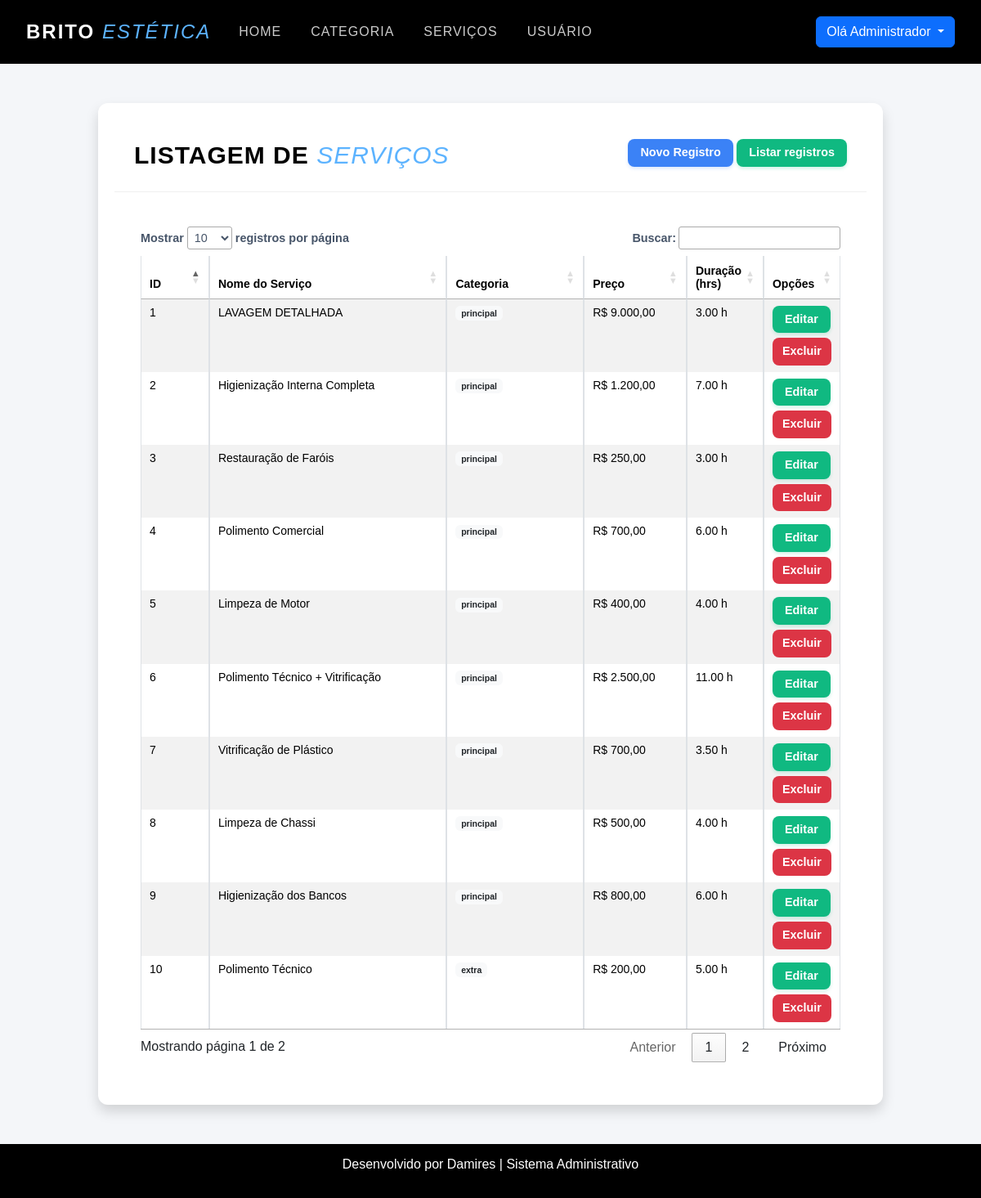
The page /admin/listar/servicos (signed in) on the database its author committed.
### tables this page shows
CREATE TABLE `servicos` (
  `id_servico` int(11) NOT NULL,
  `nome_servico` varchar(100) NOT NULL,
  `descricao` text DEFAULT NULL,
  `preco` decimal(10,2) DEFAULT NULL,
  `duracao_horas` decimal(4,2) NOT NULL DEFAULT 0.00,
  `id_categoria` int(11) DEFAULT NULL
);

CREATE TABLE `categoria` (
  `id_categoria` int(11) NOT NULL,
  `nome_categoria` varchar(100) NOT NULL
);

### admin/listar/servicos.php (the view, shortened to what this page needs)
<div class="container pt-5 pb-5">
    <div class="card shadow">
        <div class="card-header">
            <div class="float-start">
                <h2>Listagem de <span>Serviços</span></h2>
            </div>
            <div class="float-end">
                <a href="cadastrar/servicos" class="btn btn-success">
                    Novo Registro
                </a>
                <a href="listar/servicos" class="btn btn-success">
                    Listar registros
                </a>
            </div>
        </div>
        <div class="card-body">
            <table class="table table-bordered table-striped">
                <thead>
                    <tr>
                        <th width="10%">ID</th>
                        <th width="35%">Nome do Serviço</th>
                        <th width="20%">Categoria</th>
                        <th width="15%">Preço</th>
                        <th width="10%">Duração (hrs)</th>
                        <th width="10%">Opções</th>
                    </tr>
                </thead>
                <tbody>
                    <?php
                    $sqlListar = "SELECT s.id_servico, s.nome_servico, s.preco, s.duracao_horas, c.nome_categoria
                                  FROM servicos s
                                  INNER JOIN categoria c ON c.id_categoria = s.id_categoria
                                  ORDER BY s.nome_servico";
                    $consultaListar = $pdo->prepare($sqlListar);
                    $consultaListar->execute();
                    $dadosListar = $consultaListar->fetchAll(PDO::FETCH_OBJ);
                    foreach ($dadosListar as $dados) {
                        $precoFormatado = number_format($dados->preco, 2, ',', '.');
                        ?>
                        <tr>
                            <td><?= $dados->id_servico ?></td>
                            <td><?= htmlspecialchars($dados->nome_servico) ?></td>
                            <td><span class="badge bg-light text-dark"><?= htmlspecialchars($dados->nome_categoria) ?></span></td>
                            <td>R$ <?= $precoFormatado ?></td>
                            <td><?= $dados->duracao_horas ? $dados->duracao_horas . ' h' : '-' ?></td>
                            <td>
                                <a href="cadastrar/servicos/<?= $dados->id_servico ?>" class="btn btn-success btn">
                                    Editar
                                </a>
                                <a href="javascript:excluir(<?= $dados->id_servico ?>)" class="btn btn-danger btn">
                                    Excluir
                                </a>
                            </td>
                        </tr>
                        <?php
                    }
                    ?>
                </tbody>
            </table>
        </div>
    </div>
</div>

### admin/index.php (shortened to what this page needs)
<?php
require "../config.php";
?>
<!DOCTYPE html>
<html lang="pt-br">
<head>
    <link href="https://cdn.jsdelivr.net/npm/bootstrap@5.3.8/dist/css/bootstrap.min.css" rel="stylesheet"
>
    <link rel="stylesheet" href="css/sweetalert2.min.css">
    <link rel="stylesheet" href="css/style.css?v=1">
    <link rel="stylesheet" href="../src/css/style.css?v=1">
    <link rel="stylesheet" href="https://cdn.datatables.net/1.13.6/css/jquery.dataTables.min.css">
    <link href="css/summernote-bs5.min.css" rel="stylesheet">
</head>
<body>
    <?php
    if ((!isset($_SESSION["brito_estetica"])) && ($_POST)) {
        $email = trim($_POST["email"] ?? NULL);
        $senha = trim($_POST["senha"] ?? NULL);
        if (!filter_var($email, FILTER_VALIDATE_EMAIL)) {
            echo "<script>mensagem('E-mail inválido','error');</script>";
            exit;
        } else if (empty($senha)) {
            echo "<script>mensagem('Senha inválida','error');</script>";
            exit;
        }
        $sqlLogin = "SELECT id, nome, email, senha
                    FROM usuario
                    WHERE ativo = 'Sim'
                    AND email = :email
                    limit 1";
        $consultaLogin = $pdo->prepare($sqlLogin);
        $consultaLogin->bindParam(":email", $email);
        $consultaLogin->execute();
        $dadosLogin = $consultaLogin->fetch(PDO::FETCH_OBJ);
        if (empty($dadosLogin->id)) {
            echo "<script>mensagem('Login inválido','error');</script>";
            exit;
        } else if (!password_verify($senha, $dadosLogin->senha)) {
            echo "<script>mensagem('Login inválido','error');</script>";
            exit;
        }
        $_SESSION["brito_estetica"] = array(
            "id" => $dadosLogin->id,
            "nome" => $dadosLogin->nome
        );
        echo "<script>location.href='index.php';</script>";
    } else if (!isset($_SESSION["brito_estetica"])) {
        require "pages/login.php";
    } else {
        ?>
            <nav class="navbar navbar-expand-lg bg-dark">
                <div class="container-fluid">
                    <a class="navbar-brand" href="index.php">
                        BRITO <span class="brand-gold">ESTÉTICA</span>
                    </a>
                    <div class="collapse navbar-collapse" id="navbarSupportedContent">
                        <ul class="navbar-nav me-auto mb-2 mb-lg-0">
                            <li class="nav-item">
                                <a class="nav-link" href="index.php">Home</a>
                            </li>
                            <li class="nav-item">
                                <a class="nav-link" href="cadastrar/categoria">Categoria</a>
                            </li>
                            <li class="nav-item">
                                <a class="nav-link" href="cadastrar/servicos">Serviços</a>
                            </li>
                            <li class="nav-item">
                                <a class="nav-link" href="cadastrar/usuario">Usuário</a>
                            </li>
                        </ul>
                        <div class="d-flex">
                            <div class="dropdown">
                                <button class="btn btn-primary dropdown-toggle" type="button" data-bs-toggle="dropdown"
                                    aria-expanded="false">
                                    Olá <?= $_SESSION["brito_estetica"]["nome"] ?>
                                </button>
                            </div>
                        </div>
                    </div>
                </div>
            </nav>
            <main>
                <?php
                $param = $_GET["param"] ?? "pages/home";
                $param = explode("/", $param);
                $c = count($param);
                if ($c == 1) $page = "pages/{$param[0]}.php";
                else $page = "{$param[0]}/{$param[1]}.php";
                if (file_exists($page)) require $page;
                else require "pages/erro.php";
                ?>
            </main>
            <footer class="bg-dark text-center p-3">
                <p>Desenvolvido por Damires | Sistema Administrativo</p>
            </footer>
        <?php
    }
?>
</body>
</html>

### admin/css/style.css (style rules this page uses)
body { font: 16px Inter, Arial; color: #000000; }
.navbar-brand { font-family: 'Montserrat', sans-serif; font-weight: 600; font-size: 24px; letter-spacing: 2px; color: #ffffff !important; }
.brand-gold { font-style: italic; color: #5CB3FF; font-weight: 400; }
.navbar-nav .nav-link { font-family: 'Montserrat', sans-serif; color: #cccccc !important; font-size: 16px; font-weight: 400; letter-spacing: 1px; margin: 0 10px; transition: color 0.3s ease; }
.navbar-nav .nav-link:hover, .navbar-nav { font-family: 'Montserrat', sans-serif; color: #5CB3FF !important; }
.card.shadow { border: none; border-radius: 12px; box-shadow: 0 4px 20px rgba(0, 0, 0, 0.05); background-color: #ffffff; overflow: hidden; }
.card-header { background-color: #ffffff; border-bottom: 1px solid #f0f0f0; padding: 1.5rem; display: flex; justify-content: space-between; align-items: center; }
.card-header h2 { font-weight: 800; color: #000000; font-size: 30px; margin: 0; text-transform: uppercase; letter-spacing: 1px; }
.card-header h2 span { color: #5CB3FF; font-style: italic; font-weight: 400; }
.btn-success { background-color: #10b981; border: none; border-radius: 8px; padding: 6px 15px; font-weight: 600 ; font-size: 0.9rem; transition: all 0.2s ease-in-out; box-shadow: 0 2px 4px rgba(16, 185, 129, 0.2); margin-bottom: 6px; }
.btn-danger { border: none; border-radius: 8px; padding: 6px 12px; font-weight: 600 ; font-size: 0.9rem; }
.card-header .float-end a.btn-success:first-child { background-color: #3b82f6 !important; box-shadow: 0 2px 4px rgba(59, 130, 246, 0.2); }
.card-body { padding: 2rem; }
.navbar .navbar-nav .nav-link { color: #FFF; font-family: 'Montserrat', sans-serif; text-transform: uppercase; transition: all 3.0ms; }
.bg-dark { padding: 20px; background-color: #000000 !important; color: #FFF; }

### src/css/style.css (style rules this page uses)
:root { --bg-body: #f4f6f9; --card-bg: #ffffff; --text-main: #1e293b; --text-muted: #64748b; --primary: #5CB3FF; --success: #22c55e; --warning: #ffc107; --border-color: #e2e8f0; --radius: 10px; --shadow: 0 4px 6px -1px rgba(0, 0, 0, 0.07); }
* { box-sizing: border-box; margin: 0; padding: 0; }
body { font-family: 'Montserrat', sans-serif; background-color: var(--bg-body); color: var(--text-main); }
.container { max-width: 1000px; margin: 0 auto; padding: 20px; }
.card { background-color: var(--card-bg); padding: 20px; border-radius: var(--radius); box-shadow: var(--shadow); border: 1px solid var(--border-color); }
table { width: 100%; border-collapse: collapse; text-align: left; font-size: 14px; }
thead { background-color: #f8fafc; }
th { padding: 12px 16px; font-weight: 600; color: var(--text-muted); border-bottom: 1px solid var(--border-color); }
td { padding: 12px 16px; border-bottom: 1px solid var(--border-color); }

### rows shown on the page
servicos: id_servico "9", nome_servico "Higienização dos Bancos", id_categoria.nome_categoria "principal", preco "800,00", duracao_horas "6.00"
servicos: id_servico "2", nome_servico "Higienização Interna Completa", id_categoria.nome_categoria "principal", preco "1.200,00", duracao_horas "7.00"
servicos: id_servico "1", nome_servico "LAVAGEM DETALHADA", id_categoria.nome_categoria "principal", preco "9.000,00", duracao_horas "3.00"
servicos: id_servico "8", nome_servico "Limpeza de Chassi", id_categoria.nome_categoria "principal", preco "500,00", duracao_horas "4.00"
servicos: id_servico "5", nome_servico "Limpeza de Motor", id_categoria.nome_categoria "principal", preco "400,00", duracao_horas "4.00"
servicos: id_servico "4", nome_servico "Polimento Comercial", id_categoria.nome_categoria "principal", preco "700,00", duracao_horas "6.00"
servicos: id_servico "10", nome_servico "Polimento Técnico", id_categoria.nome_categoria "extra", preco "200,00", duracao_horas "5.00"
servicos: id_servico "6", nome_servico "Polimento Técnico + Vitrificação", id_categoria.nome_categoria "principal", preco "2.500,00", duracao_horas "11.00"
servicos: id_servico "3", nome_servico "Restauração de Faróis", id_categoria.nome_categoria "principal", preco "250,00", duracao_horas "3.00"
servicos: id_servico "7", nome_servico "Vitrificação de Plástico", id_categoria.nome_categoria "principal", preco "700,00", duracao_horas "3.50"

### other values the page prints
$_SESSION["brito_estetica"]["nome"] "Administrador"
